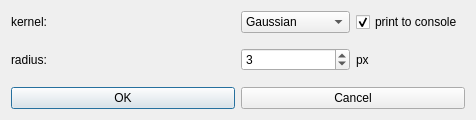
<?xml version="1.0" encoding="UTF-8"?>
<ui version="4.0">
 <class>blurDialog</class>
 <widget class="QDialog" name="blurDialog">
  <property name="geometry">
   <rect>
    <x>0</x>
    <y>0</y>
    <width>476</width>
    <height>120</height>
   </rect>
  </property>
  <property name="windowTitle">
   <string>Blur</string>
  </property>
  <layout class="QGridLayout" name="gridLayout">
   <item row="1" column="0">
    <widget class="QLabel" name="label">
     <property name="text">
      <string>radius:</string>
     </property>
    </widget>
   </item>
   <item row="2" column="1">
    <widget class="QPushButton" name="cancelButton">
     <property name="text">
      <string>Cancel</string>
     </property>
    </widget>
   </item>
   <item row="2" column="0">
    <widget class="QPushButton" name="okButton">
     <property name="focusPolicy">
      <enum>Qt::StrongFocus</enum>
     </property>
     <property name="text">
      <string>OK</string>
     </property>
     <property name="autoDefault">
      <bool>false</bool>
     </property>
     <property name="default">
      <bool>true</bool>
     </property>
    </widget>
   </item>
   <item row="1" column="1">
    <layout class="QHBoxLayout" name="horizontalLayout">
     <item>
      <widget class="QSpinBox" name="spinBox">
       <property name="maximum">
        <number>100</number>
       </property>
       <property name="value">
        <number>3</number>
       </property>
      </widget>
     </item>
     <item>
      <widget class="QLabel" name="label_2">
       <property name="text">
        <string>px</string>
       </property>
      </widget>
     </item>
    </layout>
   </item>
   <item row="0" column="0">
    <widget class="QLabel" name="label_3">
     <property name="text">
      <string>kernel:</string>
     </property>
    </widget>
   </item>
   <item row="0" column="1">
    <layout class="QHBoxLayout" name="horizontalLayout_2">
     <item>
      <widget class="QComboBox" name="comboBox">
       <property name="currentIndex">
        <number>0</number>
       </property>
       <item>
        <property name="text">
         <string>Gaussian</string>
        </property>
       </item>
       <item>
        <property name="text">
         <string>Averaging</string>
        </property>
       </item>
      </widget>
     </item>
     <item>
      <widget class="QCheckBox" name="checkBox">
       <property name="text">
        <string>print to console</string>
       </property>
       <property name="checked">
        <bool>true</bool>
       </property>
      </widget>
     </item>
    </layout>
   </item>
  </layout>
 </widget>
 <resources/>
 <connections>
  <connection>
   <sender>okButton</sender>
   <signal>clicked()</signal>
   <receiver>blurDialog</receiver>
   <slot>accept()</slot>
   <hints>
    <hint type="sourcelabel">
     <x>234</x>
     <y>84</y>
    </hint>
    <hint type="destinationlabel">
     <x>96</x>
     <y>119</y>
    </hint>
   </hints>
  </connection>
  <connection>
   <sender>cancelButton</sender>
   <signal>clicked()</signal>
   <receiver>blurDialog</receiver>
   <slot>reject()</slot>
   <hints>
    <hint type="sourcelabel">
     <x>464</x>
     <y>84</y>
    </hint>
    <hint type="destinationlabel">
     <x>179</x>
     <y>119</y>
    </hint>
   </hints>
  </connection>
 </connections>
</ui>
